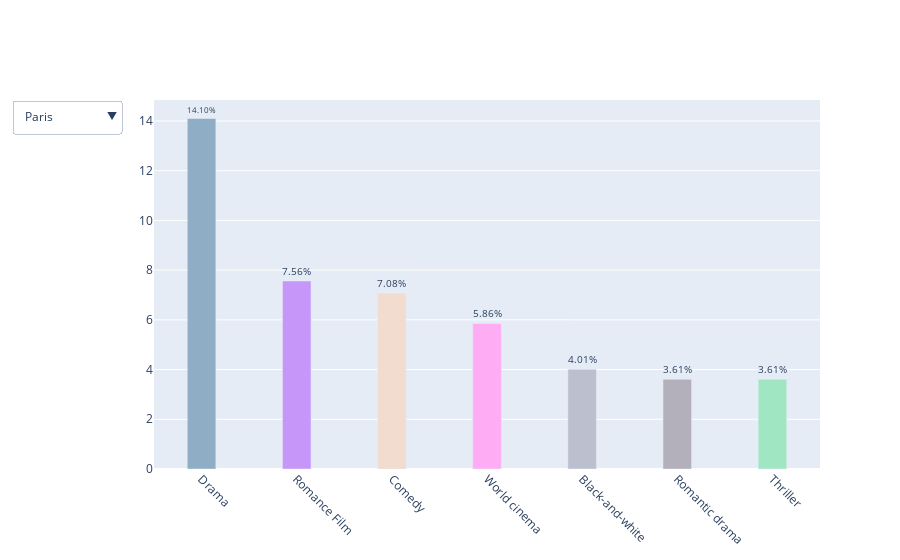

The notebook cell saved with this chart:
### Markdown cell above
### Genre analysis

### Code cell
paris_trace = visualize_genres('Paris', city_genre['Paris'], set_visible=True)
tokyo_trace = visualize_genres('Tokyo', city_genre['Tokyo'])
new_york_trace = visualize_genres('New York', city_genre['New York'])
las_vegas_trace = visualize_genres('Las Vegas', city_genre['Las Vegas'])
berlin_trace = visualize_genres('Berlin', city_genre['Berlin'])
mumbai_trace = visualize_genres('Mumbai', city_genre['Mumbai'])
venice_trace = visualize_genres('Venice', city_genre['Venice'])
hong_kong_trace = visualize_genres('Hong Kong', city_genre['Hong Kong'])
london_trace = visualize_genres('London', city_genre['London'])
beijing_trace = visualize_genres('Beijing', city_genre['Beijing'])
beverly_hills_trace = visualize_genres('Beverly Hills', city_genre['Beverly Hills'])

fig = go.Figure()
fig.add_traces([paris_trace, tokyo_trace, mumbai_trace, hong_kong_trace, venice_trace, las_vegas_trace, new_york_trace, berlin_trace, london_trace, beijing_trace, beverly_hills_trace])

fig.update_layout(
    xaxis=dict(
        tickangle=45 
    )
)

num_traces = len(fig.data)
visibility_states = [[False] * num_traces for _ in range(num_traces)]

for i in range(num_traces):
    visibility_states[i][i] = True

buttons = [
    dict(method='update',
         label=fig.data[i].name, 
         args=[{'visible': visibility_states[i]},
               {'title': f'Genre Distribution for {fig.data[i].name}'}])
    for i in range(num_traces)
]

fig.update_layout(
    updatemenus=[{
        'buttons': buttons,
        'direction': 'down',
        'showactive': True,
    }]
)

### Figure 1 — Plotly figure (JSON) as saved in the notebook; plotly's stock layout.template omitted (floating-point values rounded to 4 significant figures)
{"data": [{"customdata": [496, 266, 249, 206, 141, 127, 127], "hovertemplate": "%{x}<br>%{y:.2f}%<br>Movies: %{customdata}<extra></extra>", "marker": {"color": ["#8fadc5", "#c796f9", "#f2dccf", "#feacf3", "#bcbfcd", "#b3afbb", "#a0e6c3"]}, "name": "Paris", "text": ["14.10%", "7.56%", "7.08%", "5.86%", "4.01%", "3.61%", "3.61%"], "textposition": "outside", "type": "bar", "visible": true, "width": 0.3, "x": ["Drama", "Romance Film", "Comedy", "World cinema", "Black-and-white", "Romantic drama", "Thriller"], "y": [14.1, 7.563, 7.08, 5.857, 4.009, 3.611, 3.611]}, {"customdata": [207, 122, 105, 77, 63, 53, 48, 45], "hovertemplate": "%{x}<br>%{y:.2f}%<br>Movies: %{customdata}<extra></extra>", "marker": {"color": ["#ee8382", "#8fadc5", "#feacf3", "#7fa5fa", "#a7b2d8", "#a0e6c3", "#f2dccf", "#b6e8da"]}, "name": "Tokyo", "text": ["14.89%", "8.78%", "7.55%", "5.54%", "4.53%", "3.81%", "3.45%", "3.24%"], "textposition": "outside", "type": "bar", "visible": false, "width": 0.3, "x": ["Japanese Movies", "Drama", "World cinema", "Action", "Science Fiction", "Thriller", "Comedy", "Horror"], "y": [14.89, 8.777, 7.554, 5.54, 4.532, 3.813, 3.453, 3.237]}, {"customdata": [218, 189, 140, 124, 105, 77, 67, 66, 59, 42], "hovertemplate": "%{x}<br>%{y:.2f}%<br>Movies: %{customdata}<extra></extra>", "marker": {"color": ["#8fadc5", "#feacf3", "#e587d1", "#c796f9", "#bcd5b7", "#f2dccf", "#b3afbb", "#7fa5fa", "#a0e6c3", "#d9888b"]}, "name": "Mumbai", "text": ["16.74%", "14.52%", "10.75%", "9.52%", "8.06%", "5.91%", "5.15%", "5.07%", "4.53%", "3.23%"], "textposition": "outside", "type": "bar", "visible": false, "width": 0.3, "x": ["Drama", "World cinema", "Bollywood", "Romance Film", "Musical", "Comedy", "Romantic drama", "Action", "Thriller", "Crime Fiction"], "y": [16.74, 14.52, 10.75, 9.524, 8.065, 5.914, 5.146, 5.069, 4.531, 3.226]}, {"customdata": [156, 125, 106, 99, 88, 80, 74, 57, 51, 37], "hovertemplate": "%{x}<br>%{y:.2f}%<br>Movies: %{customdata}<extra></extra>", "marker": {"color": ["#d2d0f3", "#7fa5fa", "#feacf3", "#b7e387", "#8fadc5", "#a0e6c3", "#e792a8", "#f2dccf", "#d9888b", "#c796f9"]}, "name": "Hong Kong", "text": ["12.95%", "10.37%", "8.80%", "8.22%", "7.30%", "6.64%", "6.14%", "4.73%", "4.23%", "3.07%"], "textposition": "outside", "type": "bar", "visible": false, "width": 0.3, "x": ["Chinese Movies", "Action", "World cinema", "Action/Adventure", "Drama", "Thriller", "Martial Arts Film", "Comedy", "Crime Fiction", "Romance Film"], "y": [12.95, 10.37, 8.797, 8.216, 7.303, 6.639, 6.141, 4.73, 4.232, 3.071]}, {"customdata": [57, 39, 27, 24, 17, 16, 14], "hovertemplate": "%{x}<br>%{y:.2f}%<br>Movies: %{customdata}<extra></extra>", "marker": {"color": ["#8fadc5", "#c796f9", "#f2dccf", "#a0e6c3", "#8dadfb", "#b3afbb", "#7fa5fa"]}, "name": "Venice", "text": ["12.87%", "8.80%", "6.09%", "5.42%", "3.84%", "3.61%", "3.16%"], "textposition": "outside", "type": "bar", "visible": false, "width": 0.3, "x": ["Drama", "Romance Film", "Comedy", "Thriller", "Romantic comedy", "Romantic drama", "Action"], "y": [12.87, 8.804, 6.095, 5.418, 3.837, 3.612, 3.16]}, {"customdata": [102, 97, 55, 54, 52, 43, 37, 34], "hovertemplate": "%{x}<br>%{y:.2f}%<br>Movies: %{customdata}<extra></extra>", "marker": {"color": ["#8fadc5", "#f2dccf", "#a0e6c3", "#7fa5fa", "#d9888b", "#c796f9", "#b7e387", "#81dff4"]}, "name": "Las Vegas", "text": ["9.86%", "9.37%", "5.31%", "5.22%", "5.02%", "4.15%", "3.57%", "3.29%"], "textposition": "outside", "type": "bar", "visible": false, "width": 0.3, "x": ["Drama", "Comedy", "Thriller", "Action", "Crime Fiction", "Romance Film", "Action/Adventure", "Indie"], "y": [9.855, 9.372, 5.314, 5.217, 5.024, 4.155, 3.575, 3.285]}, {"customdata": [1073, 735, 546, 405, 332, 298, 286], "hovertemplate": "%{x}<br>%{y:.2f}%<br>Movies: %{customdata}<extra></extra>", "marker": {"color": ["#8fadc5", "#f2dccf", "#c796f9", "#a0e6c3", "#d9888b", "#bcbfcd", "#7fa5fa"]}, "name": "New York", "text": ["11.72%", "8.03%", "5.96%", "4.42%", "3.63%", "3.25%", "3.12%"], "textposition": "outside", "type": "bar", "visible": false, "width": 0.3, "x": ["Drama", "Comedy", "Romance Film", "Thriller", "Crime Fiction", "Black-and-white", "Action"], "y": [11.72, 8.026, 5.962, 4.422, 3.625, 3.254, 3.123]}, {"customdata": [117, 46, 45, 35, 32, 31, 23], "hovertemplate": "%{x}<br>%{y:.2f}%<br>Movies: %{customdata}<extra></extra>", "marker": {"color": ["#8fadc5", "#a0e6c3", "#feacf3", "#7fa5fa", "#c796f9", "#e3a9fa", "#f2dccf"]}, "name": "Berlin", "text": ["16.16%", "6.35%", "6.22%", "4.83%", "4.42%", "4.28%", "3.18%"], "textposition": "outside", "type": "bar", "visible": false, "width": 0.3, "x": ["Drama", "Thriller", "World cinema", "Action", "Romance Film", "War film", "Comedy"], "y": [16.16, 6.354, 6.215, 4.834, 4.42, 4.282, 3.177]}, {"customdata": [601, 293, 278, 258, 189, 152], "hovertemplate": "%{x}<br>%{y:.2f}%<br>Movies: %{customdata}<extra></extra>", "marker": {"color": ["#8fadc5", "#f2dccf", "#a0e6c3", "#c796f9", "#d9888b", "#7fa5fa"]}, "name": "London", "text": ["12.38%", "6.04%", "5.73%", "5.32%", "3.89%", "3.13%"], "textposition": "outside", "type": "bar", "visible": false, "width": 0.3, "x": ["Drama", "Comedy", "Thriller", "Romance Film", "Crime Fiction", "Action"], "y": [12.38, 6.036, 5.727, 5.315, 3.894, 3.131]}, {"customdata": [51, 43, 30, 14, 14, 14, 11], "hovertemplate": "%{x}<br>%{y:.2f}%<br>Movies: %{customdata}<extra></extra>", "marker": {"color": ["#d2d0f3", "#8fadc5", "#feacf3", "#f2dccf", "#c796f9", "#7fa5fa", "#b7e387"]}, "name": "Beijing", "text": ["15.79%", "13.31%", "9.29%", "4.33%", "4.33%", "4.33%", "3.41%"], "textposition": "outside", "type": "bar", "visible": false, "width": 0.3, "x": ["Chinese Movies", "Drama", "World cinema", "Comedy", "Romance Film", "Action", "Action/Adventure"], "y": [15.79, 13.31, 9.288, 4.334, 4.334, 4.334, 3.406]}, {"customdata": [36, 22, 16, 12, 11, 10], "hovertemplate": "%{x}<br>%{y:.2f}%<br>Movies: %{customdata}<extra></extra>", "marker": {"color": ["#f2dccf", "#8fadc5", "#c796f9", "#d9888b", "#a0e6c3", "#8dadfb"]}, "name": "Beverly Hills", "text": ["12.77%", "7.80%", "5.67%", "4.26%", "3.90%", "3.55%"], "textposition": "outside", "type": "bar", "visible": false, "width": 0.3, "x": ["Comedy", "Drama", "Romance Film", "Crime Fiction", "Thriller", "Romantic comedy"], "y": [12.77, 7.801, 5.674, 4.255, 3.901, 3.546]}], "layout": {"updatemenus": [{"buttons": [{"args": [{"visible": [true, false, false, false, false, false, false, false, false, false, false]}, {"title": "Genre Distribution for Paris"}], "label": "Paris", "method": "update"}, {"args": [{"visible": [false, true, false, false, false, false, false, false, false, false, false]}, {"title": "Genre Distribution for Tokyo"}], "label": "Tokyo", "method": "update"}, {"args": [{"visible": [false, false, true, false, false, false, false, false, false, false, false]}, {"title": "Genre Distribution for Mumbai"}], "label": "Mumbai", "method": "update"}, {"args": [{"visible": [false, false, false, true, false, false, false, false, false, false, false]}, {"title": "Genre Distribution for Hong Kong"}], "label": "Hong Kong", "method": "update"}, {"args": [{"visible": [false, false, false, false, true, false, false, false, false, false, false]}, {"title": "Genre Distribution for Venice"}], "label": "Venice", "method": "update"}, {"args": [{"visible": [false, false, false, false, false, true, false, false, false, false, false]}, {"title": "Genre Distribution for Las Vegas"}], "label": "Las Vegas", "method": "update"}, {"args": [{"visible": [false, false, false, false, false, false, true, false, false, false, false]}, {"title": "Genre Distribution for New York"}], "label": "New York", "method": "update"}, {"args": [{"visible": [false, false, false, false, false, false, false, true, false, false, false]}, {"title": "Genre Distribution for Berlin"}], "label": "Berlin", "method": "update"}, {"args": [{"visible": [false, false, false, false, false, false, false, false, true, false, false]}, {"title": "Genre Distribution for London"}], "label": "London", "method": "update"}, {"args": [{"visible": [false, false, false, false, false, false, false, false, false, true, false]}, {"title": "Genre Distribution for Beijing"}], "label": "Beijing", "method": "update"}, {"args": [{"visible": [false, false, false, false, false, false, false, false, false, false, true]}, {"title": "Genre Distribution for Beverly Hills"}], "label": "Beverly Hills", "method": "update"}], "direction": "down", "showactive": true}], "xaxis": {"tickangle": 45}}}
